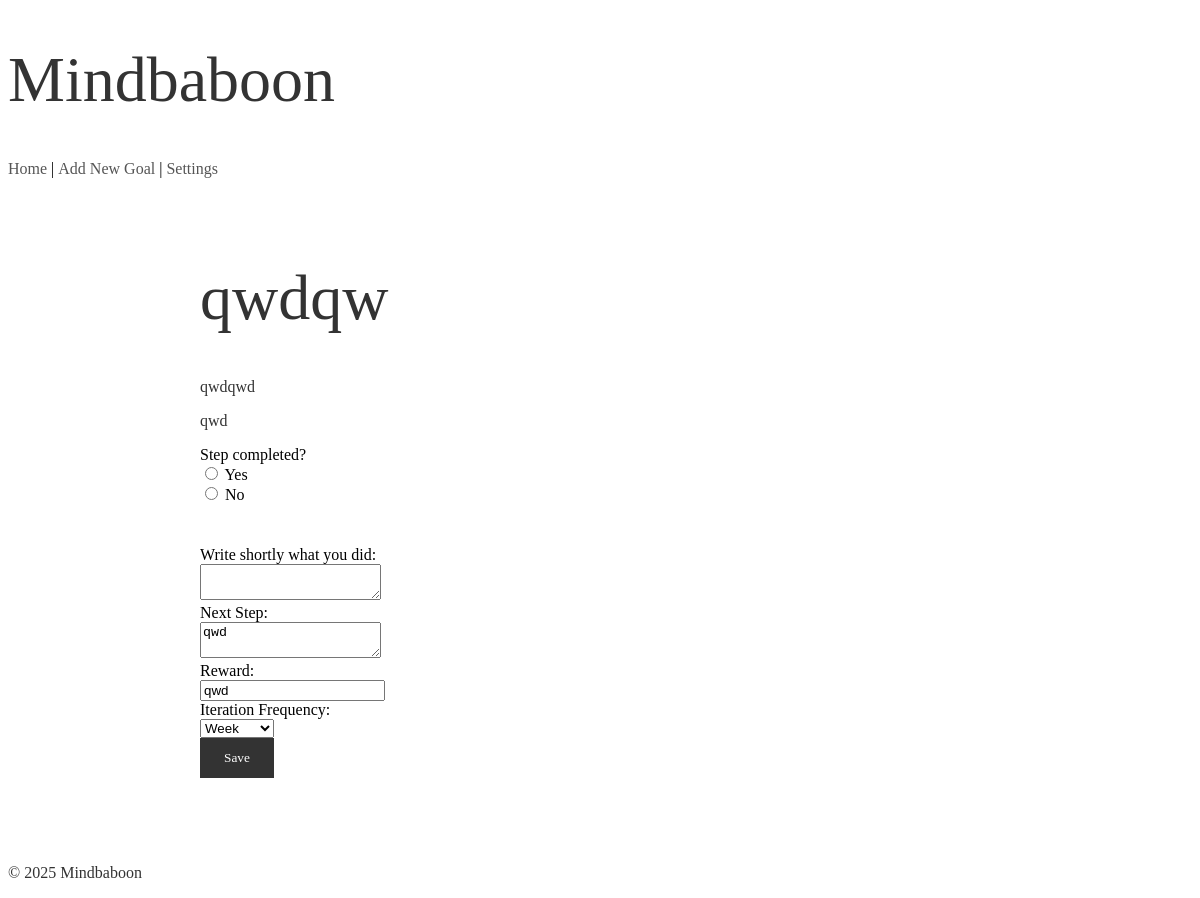
/iteration/6, run on the app's committed database.
### tables this page shows
CREATE TABLE goals (
            id INTEGER PRIMARY KEY AUTOINCREMENT,
            goal_name TEXT NOT NULL,
            goal_description TEXT,
            time_span TEXT,
            end_date TEXT,
            iteration TEXT,
            next_steps TEXT,
            reward TEXT,
            completed INTEGER NOT NULL DEFAULT 0,
            is_paused INTEGER NOT NULL DEFAULT 0,
            last_email_sent TIMESTAMP,
            created_at TIMESTAMP NOT NULL,
            last_reminder_at TIMESTAMP
        );

### iteration.py (the view, shortened to what this page needs)
@iteration_bp.route("/iteration/<int:goal_id>", methods=["GET", "POST"])
def iteration_view(goal_id):
    conn = get_db_connection()
    goal = conn.execute("SELECT * FROM goals WHERE id = ?", (goal_id,)).fetchone()
    if not goal:
        conn.close()
        return "Goal not found", 404
    conn.close()
    return render_template("iteration.html", goal=goal)

### database.py (called while the page is built)
def get_db_connection():
    try:
        data_dir = 'data'
        if not os.path.exists(data_dir):
            os.makedirs(data_dir, exist_ok=True)
        db_path = os.path.join(data_dir, 'mindbaboon.db')
        conn = sqlite3.connect(db_path)
        conn.row_factory = sqlite3.Row
        return conn
    except Exception as e:
        print(f"Database connection error: {e}")
        raise

### templates/iteration.html (shortened to what this page needs)
{% extends "base.html" %}
{% block content %}
<div class="add-goal-page">
  <h1>{{ goal.goal_name }}</h1>
  <p>{{ goal.goal_description }}</p>
  <p>{{ goal.next_steps }}</p>
  <form method="POST" class="form-group-big">
    <label>Step completed?</label><br>
    <input type="radio" name="completed" value="yes" {% if request.args.get('completed') == 'yes' %}checked{% endif %} onclick="updateMessage('yes')"> Yes<br>
    <input type="radio" name="completed" value="no" {% if request.args.get('completed') == 'no' %}checked{% endif %} onclick="updateMessage('no')"> No<br>
    <label id="lblWasDone">Write shortly what you did:</label><br>
    <textarea id="txtWasDone" name="was_done"></textarea><br>
    <label id="lblNextStep">Next Step:</label><br>
    <textarea id="txtNextStep" name="next_steps">{{ goal.next_steps }}</textarea><br>
    <label id="lblReward">Reward:</label><br>
    <input type="text" id="txtReward" name="reward" value="{{ goal.reward }}"><br>
    <label id="lblIteration">Iteration Frequency:</label><br>
    <select id="selIteration" name="iteration">
      <option value="week" {% if goal.iteration == 'week' %}selected{% endif %}>Week</option>
    </select><br>
    <button type="submit" id="btnSave" class="add-goal-button">Save</button>
  </form>
</div>
{% endblock %}

### static/style.css (style rules this page uses)
h1, h2, p, strong, em, a { font-family: "crete", serif; font-weight: 400; color: #333; }
h1 { font-size: 4rem; }
.add-goal-page { margin: 0 auto; max-width: 800px; padding: 40px 20px; }
.form-group-big { margin-bottom: 30px; position: relative; }
::placeholder { color: #ccc; }
.add-goal-button { font-family: "crete", serif; font-weight: 400; background-color: #333; color: #fff; border: none; padding: 12px 24px; cursor: pointer; transition: background-color 0.2s ease; }

### data on the page
goals: goal_name "qwdqw", goal_description "qwdqwd", next_steps "qwd", reward "qwd", iteration "Week"
